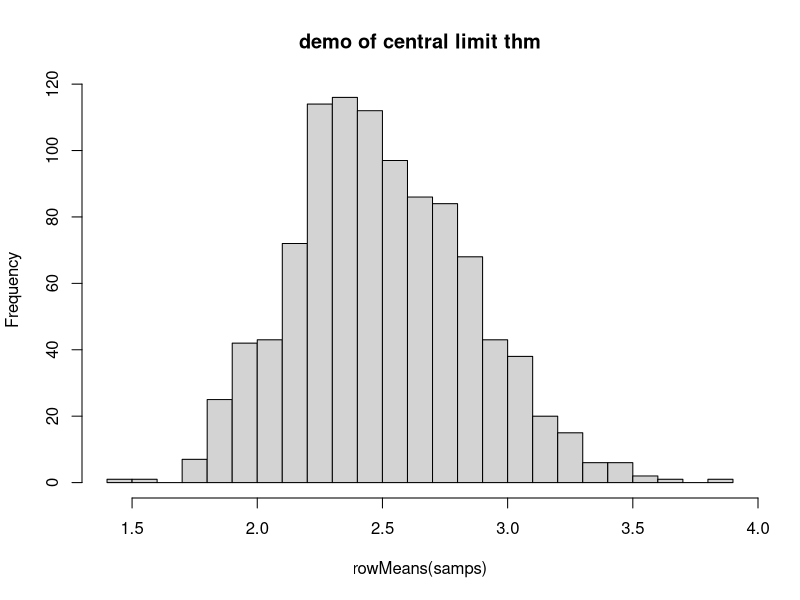
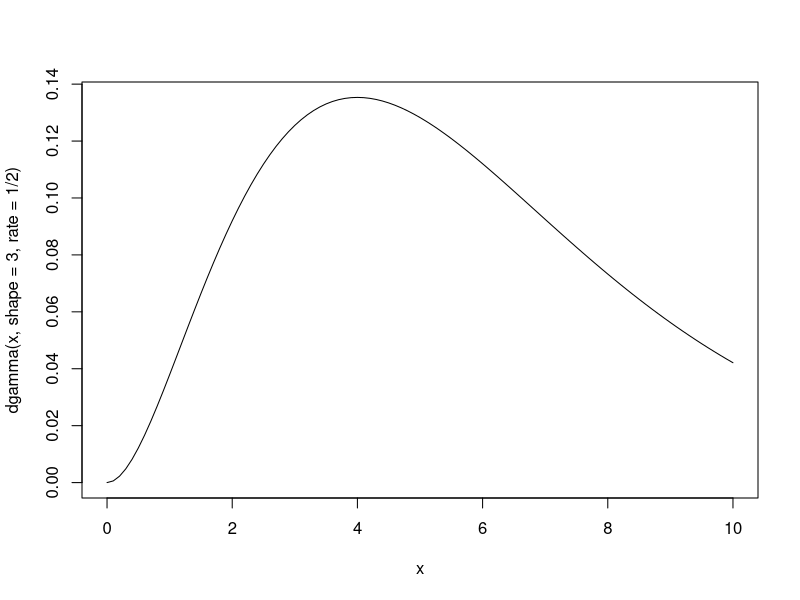
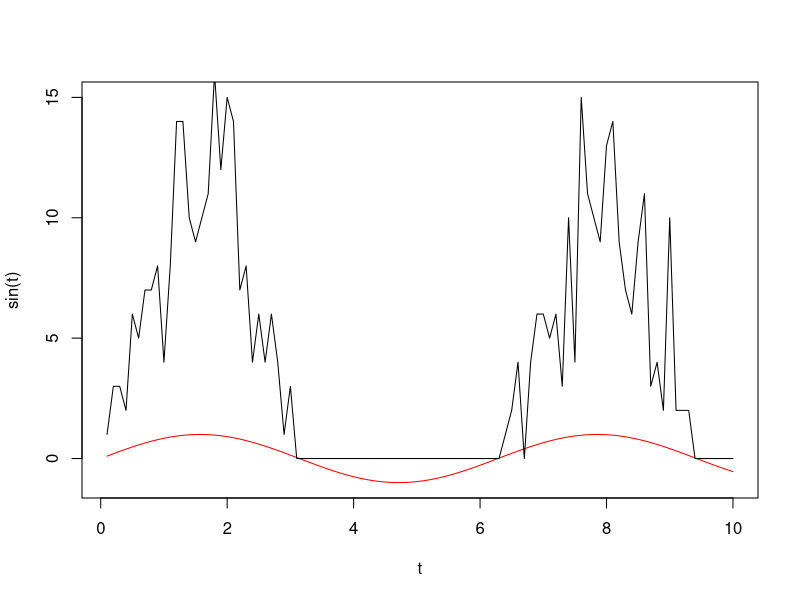
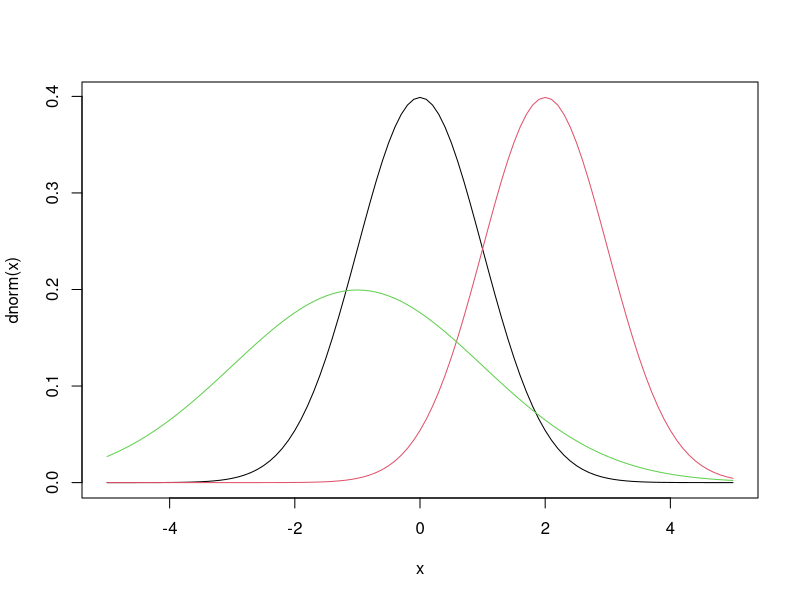
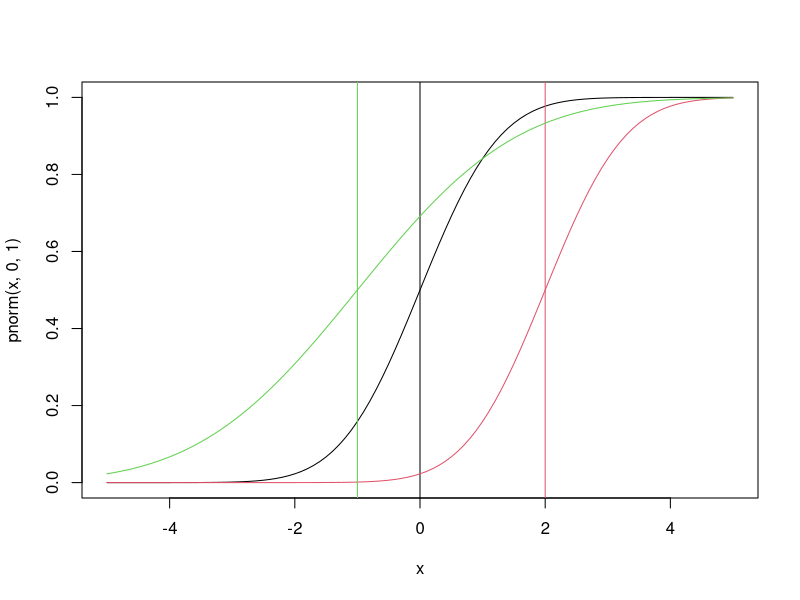
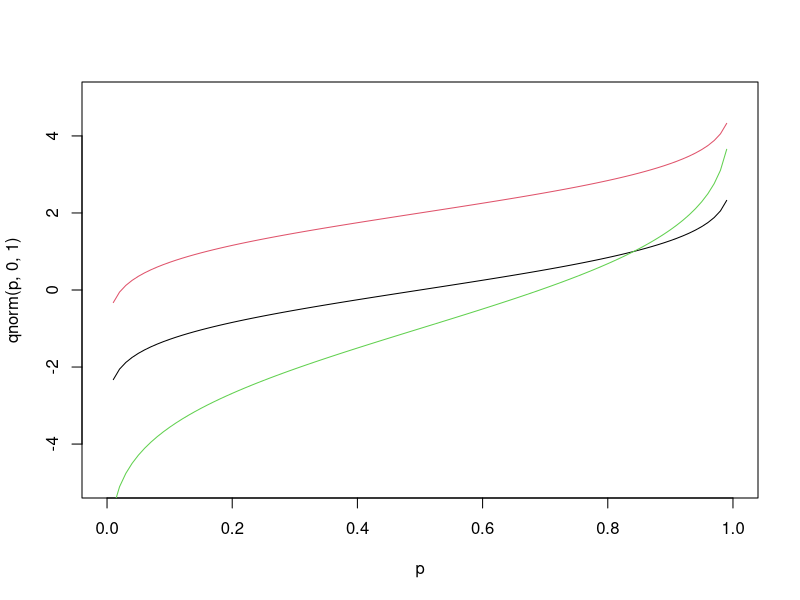
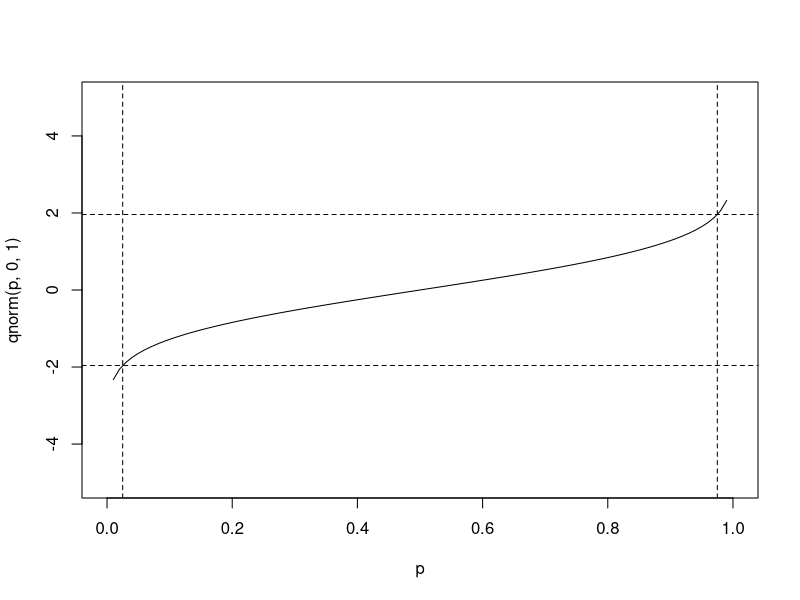
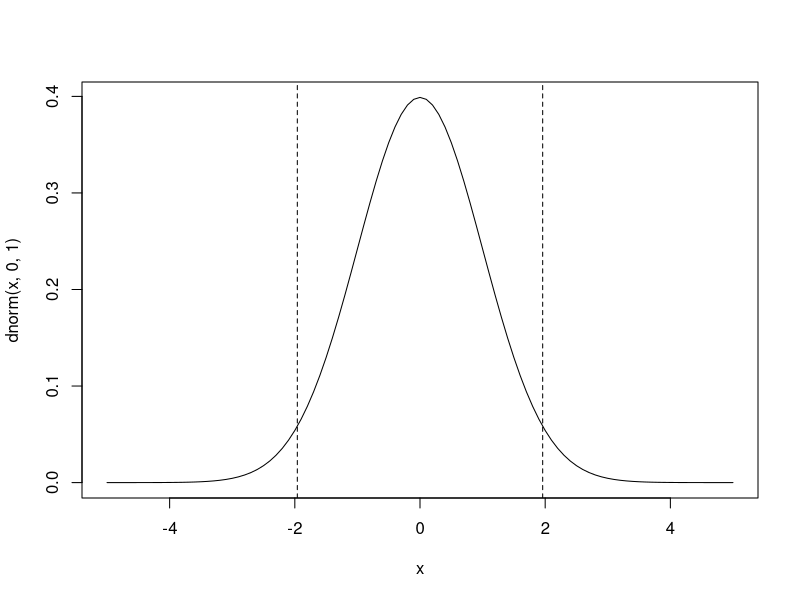

Write the R code that produced these figures, in order.
## ---- chunk 1
library(dplyr)
library(ggplot2)
theme_set(theme_bw())
library(ggfortify)
## ---- chunk 2
ifelse(rbinom(100, 1, 0.5), "H", "T")
## ---- chunk 3
samps <- matrix(data = rgamma(10000, 5, 2), nrow = 1000)
#samps <- matrix(data = rbeta(10000, 1, 2), nrow = 1000)
hist(rowMeans(samps), breaks = 20, main = 'demo of central limit thm')

## ---- chunk 4
x <- seq(from = 0, to = 10, by = 0.1)
plot(x, dgamma(x, shape = 3, rate = 1/2), type = 'l')

## ---- chunk 5
t <- 1:100/10
l <- sapply(t, function(x) rpois(1, 10*max(0, sin(x))))
plot(t, sin(t), ylim = c(-1, 15), type = 'l', col = 'red')
lines(t, l)

## ---- chunk 6
help.search('distribution', package = 'stats')
?Binomial
## ---- chunk 7
x = seq(-5,5,by=0.1)
plot(x,dnorm(x),type='l')  		## that’s a lowercase “L” for “line”
#abline(v=0)					          ## add a line to indicate the mean (“v” is for “vertical”)
lines(x,dnorm(x,2),col=2)			## try changing the mean (“col” sets the color)
#abline(v=2,col=2)
lines(x,dnorm(x,-1,2),col=3)	## try changing the mean and standard dev
#abline(v=-1,col=3)
## ---- chunk 8
dnorm(0.5,0,1)
dnorm(0.5,2,1)
dnorm(0.5,-1,2)
## ---- chunk 9
plot(x,pnorm(x,0,1),type='l')
abline(v=0)
lines(x,pnorm(x,2,1),col=2)
abline(v=2,col=2)
lines(x,pnorm(x,-1,2),col=3)
abline(v=-1,col=3)
## ---- chunk 10
pnorm(0.5,0,1)
pnorm(0.5,2,1)
pnorm(0.5,-1,2)
## ---- chunk 11
p = seq(0,1,by=0.01)
plot(p,qnorm(p,0,1),type='l',ylim=range(x))    # ylim sets the y-axis range
# range returns the min/max as a 2-element vector
#abline(h=0)						# “h” for “horizontal”
lines(p,qnorm(p,2,1),col=2)
#abline(h=2,col=2)
lines(p,qnorm(p,-1,2),col=3)
#abline(h=-1,col=3)
## ---- chunk 12
qnorm(c(0.025,0.975),0,1)		# what width CI is specified by these values?
plot(p,qnorm(p,0,1),type='l',ylim=range(x))
abline(v=c(0.025,0.975),lty=2)	# add vertical lines at the CI
abline(h=qnorm(c(0.025,0.975)),lty=2)	#add horizontal lines at the threshold vals
plot(x,dnorm(x,0,1),type='l')		# plot the corresponding pdf
abline(v=qnorm(c(0.025,0.975)),lty=2)
## ---- chunk 13

par(mfrow = c(5,5), mar = rep(0.1, 4))

for(i in 1:25){
  x <- seq(-4,4,by=0.1)
  hist(rnorm(25), xlim = c(-4,4), ylim = c(0,0.75), axes = FALSE, xlab = NULL, ylab = NULL, main = NULL, breaks = seq(-4,4,by=0.5), probability = TRUE)
  lines(x, dnorm(x))
}



## ---- chunk 14
u1 <- runif(1000)
z <- ifelse(u1 < 0.3, 
            rnorm(1000, mean = 1, sd = 2),
            rnorm(1000, mean = 5, sd = 1))
hist(z, breaks = 100, freq = FALSE)
## ---- chunk 15
u2 <- runif(1000)
z <- ifelse(u2 < 0.1, 0, rpois(1000, 5))
hist(z, breaks = 0:25)

## ---- chunk 16
set.seed(1)
x <- rnorm(100)
hist(x)

dnorm(0)
dnorm(x = 0.5)
dnorm(x=0.5, mean = 2, sd = 1)
dnorm(x=0.5, mean = -1, sd = 2)

x <- seq(from = -5, to = 5, by = 0.1)
## Density
plot(x, dnorm(x, 0, 1), type = 'l')
abline(v = 0)
lines(x, dnorm(x, 2, 1), type = 'l', col = 2)
abline(v = 2, col = 2)
lines(x, dnorm(x, -1, 2), type = 'l', col = 3)
abline(v = -1, col = 3)

## CDF
plot(x, pnorm(x, 0, 1), type = 'l')
abline(v = 0)
lines(x, pnorm(x, 2, 1), type = 'l', col = 2)
abline(v = 2, col = 2)
lines(x, pnorm(x, -1, 2), type = 'l', col = 3)
abline(v = -1, col = 3)
abline(h = 0.5)


pnorm(0)
pnorm(q = 0.5)
pnorm(q=0.5, mean = 2, sd = 1)
pnorm(q=0.5, mean = -1, sd = 2)

## Quantiles
qnorm(0.5)
qnorm(c(0.025, 0.975), mean = 0, sd = 1)

p = seq(0,1,by=0.01)
qnorm(c(0.025,0.975),0,1)		# what width CI is specified by these values?
plot(p,qnorm(p,0,1),type='l',ylim=range(x))
abline(v=c(0.025,0.975),lty=2)	# add vertical lines at the CI
abline(h=qnorm(c(0.025,0.975)),lty=2)	#add horizontal lines at the threshold vals
plot(x,dnorm(x,0,1),type='l')		# plot the corresponding pdf
abline(v=qnorm(c(0.025,0.975)),lty=2)

## 
rbinom(n = 100, 1, 0.5)
ifelse(rbinom(100, 1, 0.5), "H", "T")

### Uniform
plot(x, dunif(x, 0, 1), type = 'l')
#abline(v = 0.5)
lines(x, dunif(x, 1, 2), type = 'l', col = 2)
#abline(v = 1.5, col = 2)
lines(x, dunif(x, -1, 2), type = 'l', col = 3)
#abline(v = 0.5, col = 3)


hist(rgamma(10000, 5, 2))

samps <- matrix(data = rgamma(10000, 5, 2), nrow = 1000)
hist(rowMeans(samps), breaks = 20, main = 'demo of central limit thm')

### Gamma

?rgamma

## shape = 3, rate = 2
x <- seq(from = 0, to = 10, by = 0.1)
plot(x, dgamma(x, shape = 3, rate = 2),
     type = 'l')
abline(v = qgamma(0.5, shape = 3, rate = 2))
